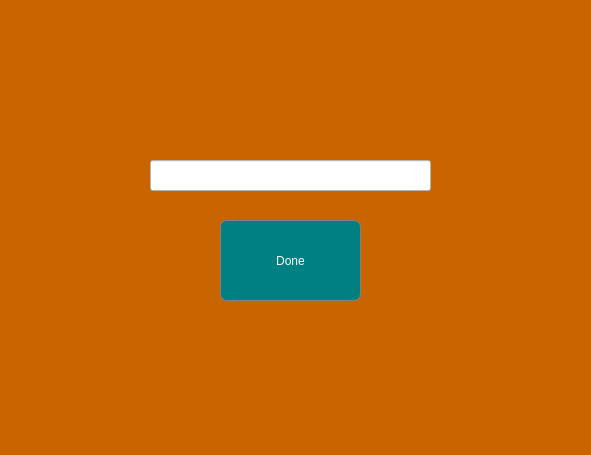
<?xml version="1.0" encoding="UTF-8"?>
<ui version="4.0">
 <class>Todecryptfile</class>
 <widget class="QDialog" name="Todecryptfile">
  <property name="geometry">
   <rect>
    <x>0</x>
    <y>0</y>
    <width>591</width>
    <height>455</height>
   </rect>
  </property>
  <property name="windowTitle">
   <string>Dialog</string>
  </property>
  <property name="styleSheet">
   <string notr="true">background:rgb(201,101,0);</string>
  </property>
  <widget class="QPushButton" name="pushButton">
   <property name="geometry">
    <rect>
     <x>220</x>
     <y>220</y>
     <width>141</width>
     <height>81</height>
    </rect>
   </property>
   <property name="styleSheet">
    <string notr="true">border-radius:7px;
border:1px solid grey;
background:teal;
color:white</string>
   </property>
   <property name="text">
    <string>Done</string>
   </property>
  </widget>
  <widget class="QLineEdit" name="lineEdit_todecryptfile">
   <property name="enabled">
    <bool>false</bool>
   </property>
   <property name="geometry">
    <rect>
     <x>150</x>
     <y>160</y>
     <width>281</width>
     <height>31</height>
    </rect>
   </property>
   <property name="styleSheet">
    <string notr="true">background:rgb(255,255,255);</string>
   </property>
  </widget>
 </widget>
 <resources/>
 <connections/>
</ui>
